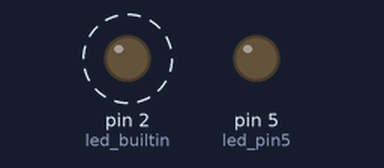
A program run on a simulated MicroPython board. On the bench: output pins drawn as LEDs (lit = HIGH, except the on-board LED, lit = LOW). Dashed ring = blinking. At 20.0 s the program stops and its outputs stay as they are.

Above: at 0.2 s.
Timing chart, 0 to 3.0 s (numbered marks = the images above):
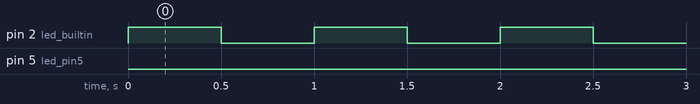

The program:

Blinker.py
```python
from machine import Pin
from time import sleep

led_builtin = Pin(2, Pin.OUT)
led_pin5 = Pin(5, Pin.OUT)


def blink(led):
    # blink the builtin LED
    for x in range(10):
        led.on()
        sleep(0.5)
        led.off()
        sleep(0.5)


blink(led_builtin)
blink(led_pin5)
```

Measured:
- by itself, pin 2 (led_builtin): alternates HIGH for 0.50 s and LOW for 0.50 s, 20 changes in all, then stays LOW
- by itself, pin 5 (led_pin5): LOW → HIGH at 10.0 s, → LOW 0.50 s later, → HIGH 0.50 s later, → LOW 0.50 s later, … (20 changes in this stretch)
